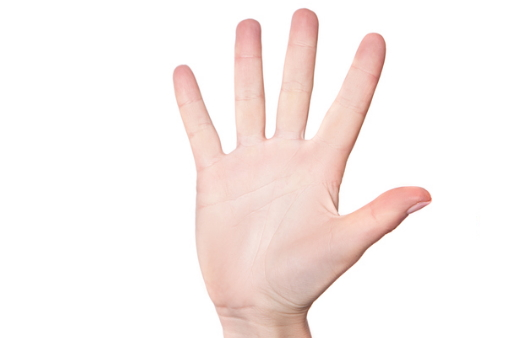
#> input picture w3_HistogramBackpropagation/hand1.jpg, 530 x 338 px, given in place of shapes.png, which was not available
$ python harris_corner.py
#> lines starting #> are read from the running program, lines starting #| are printed output that depends on the picture; after the words box and inside, x2 and y2 are one past the last pixel; in counts of white or black regions, pixels touching at a corner belong together; pictures that were not available may be replaced by others from this repository, and a replacement may not be noted
import cv2
import numpy as np

# 이미지 읽어오기
img = cv2.imread('shapes.png')
#> img is the input picture: shape (338, 530, 3); mean B, G, R 238.9, 241.2, 249.9
gray = cv2.cvtColor(img, cv2.COLOR_BGR2GRAY)
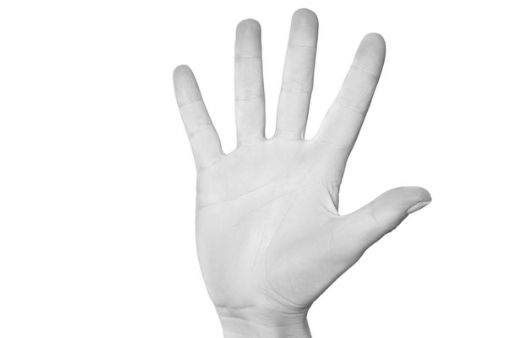
#> gray: shape (338, 530); min 88, max 255, mean 243.5

# Harris corner 검출 (리턴값: 특징 가능성 C map)
# https://docs.opencv.org/2.4/modules/imgproc/doc/feature_detection.html#cornerharris
conf_map = cv2.cornerHarris(src=gray,     # single-channel을 갖는 8-bit 또는 floating-point 이미지
                            blockSize=3,  # 코너 검출 시 고려할 이웃의 크기
                            ksize=3,      # Sobel 마스크의 크기 (홀수)
                            k=0.04)       # 경험적 상수
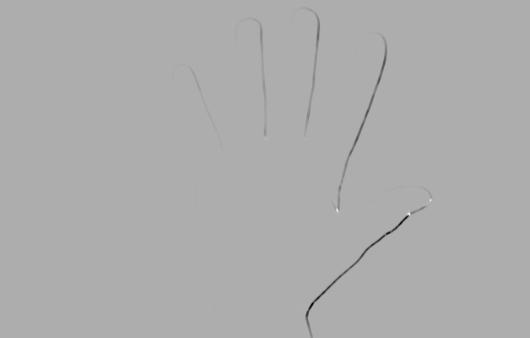
#> conf_map: shape (338, 530) float32; min -0.00172, max 0.0008, mean -4.53e-06; drawn with min black and max white

# 특징 가능성 C에 따른 해당 영역의 타입 판별
res = np.copy(img)
threshold = 0.01 * conf_map.max()         # 임의의 임계값
#> threshold = 8e-06
res[conf_map > threshold] = [255, 0, 0]   # C가 일정 임계값보다 크면 corner (B)
#> res: shape (338, 530, 3); 0.06% of pixels changed, all inside (x1, y1, x2, y2) = (225, 113, 432, 315)
res[conf_map <= threshold] = [0, 0, 255]  # C가 0에 가까우면(small) flat (R)
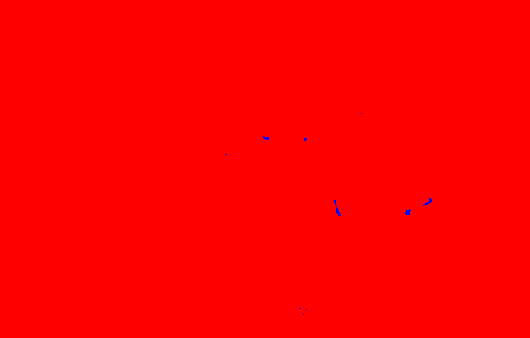
#> res: shape (338, 530, 3); mean B, G, R 0.2, 0, 254.8
res[conf_map < 0] = [255, 255, 255]       # C가 음수이면 edge (W)
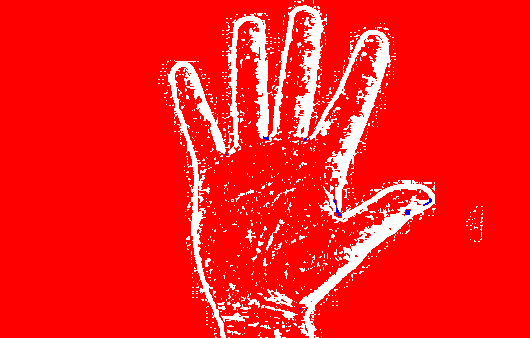
#> res: shape (338, 530, 3); 10.21% of pixels changed, all inside (x1, y1, x2, y2) = (158, 0, 483, 338)

# 결과 시각화
concatenated = np.hstack((img, res))  # horizontal stack - img, res 2개의 이미지를 수평 방향의 하나의 이미지로 묶음
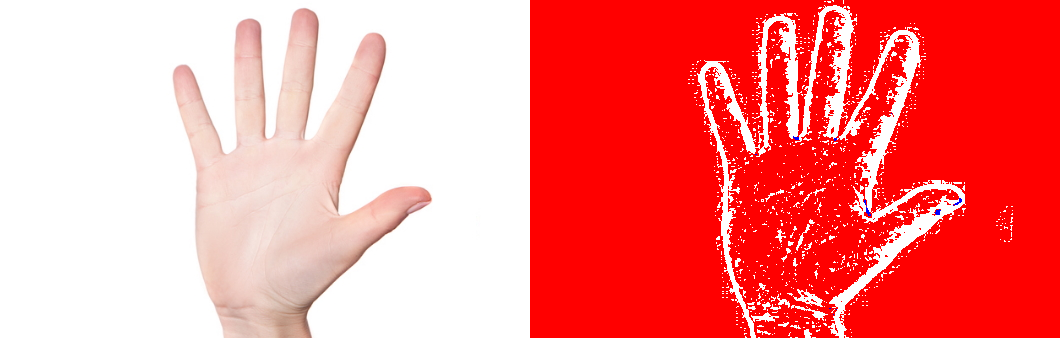
#> concatenated: shape (338, 1060, 3); mean B, G, R 132.5, 133.6, 252.4
concatenated = cv2.resize(concatenated, None, fx=2.0, fy=2.0)  # 이미지 확대하기 위함. 중요하지 않음
#> concatenated: shape (676, 2120, 3)
cv2.imshow('harris corner', concatenated)
cv2.waitKey(0)
cv2.imwrite('result shapes.png', concatenated)

cv2.destroyAllWindows()
